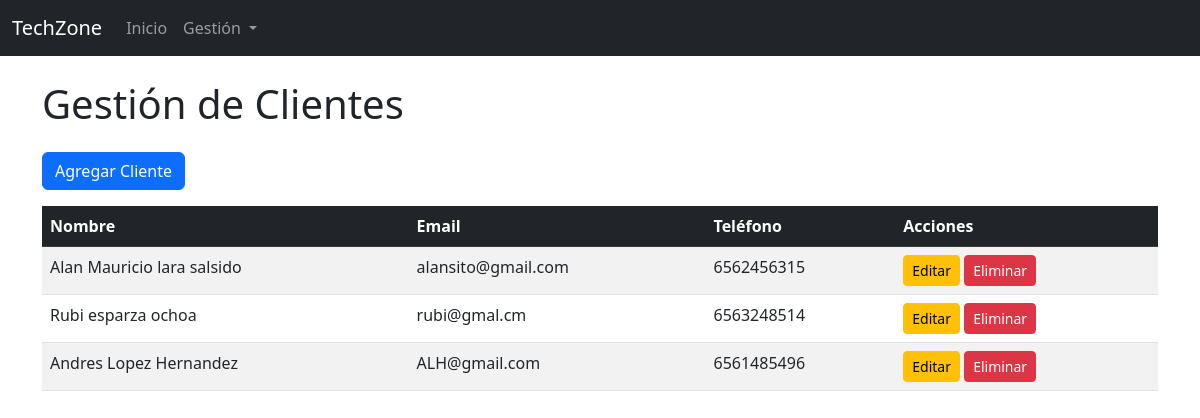
/clientes/, run on the app's committed database.
### tienda/models.py (models this page shows, shortened)
class Cliente(models.Model):
    nombre = models.CharField(max_length=255)
    apellidos = models.CharField(max_length=255)
    correo = models.EmailField()
    telefono = models.CharField(max_length=20)
    direccion = models.ForeignKey(Direccion, on_delete=models.CASCADE)

### tienda/views.py (the view)
# urls.py: path('clientes/', ClienteListView.as_view(), name='cliente-list'),
class ClienteListView(ListView):
    model = Cliente
    template_name = 'tienda/cliente_list.html'

### tienda/templates/tienda/cliente_list.html (shortened to what this page needs)
{% extends 'tienda/base.html' %}
{% block content %}
    <h1 class="mb-4">Gestión de Clientes</h1>
    <a href="{% url 'cliente-create' %}" class="btn btn-primary mb-3">Agregar Cliente</a>
    <table class="table table-striped table-hover">
        <thead class="table-dark">
            <tr>
                <th>Nombre</th>
                <th>Email</th>
                <th>Teléfono</th>
                <th>Acciones</th>
            </tr>
        </thead>
        <tbody>
            {% for cliente in object_list %}
                <tr>
                    <td>{{ cliente.nombre }} {{ cliente.apellidos }}</td>
                    <td>{{ cliente.correo }}</td>
                    <td>{{ cliente.telefono }}</td>
                    <td>
                        <a href="{% url 'cliente-update' cliente.pk %}" class="btn btn-sm btn-warning">Editar</a>
                        <a href="{% url 'cliente-delete' cliente.pk %}" class="btn btn-sm btn-danger">Eliminar</a>
                    </td>
                </tr>
            {% empty %}
                <tr>
                    <td colspan="4" class="text-center">No hay clientes registrados.</td>
                </tr>
            {% endfor %}
        </tbody>
    </table>
{% endblock %}

### data on the page
Cliente: nombre "Alan Mauricio", apellidos "lara salsido", correo "alansito@gmail.com", telefono "6562456315"
Cliente: nombre "Rubi", apellidos "esparza ochoa", correo "rubi@gmal.cm", telefono "6563248514"
Cliente: nombre "Andres", apellidos "Lopez Hernandez", correo "ALH@gmail.com", telefono "6561485496"
